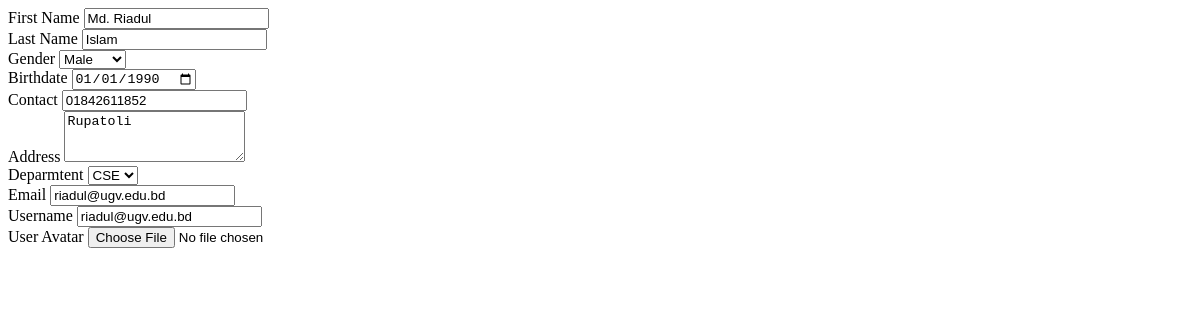
Before: /manage_faculty/18 (signed in) with the older database file.
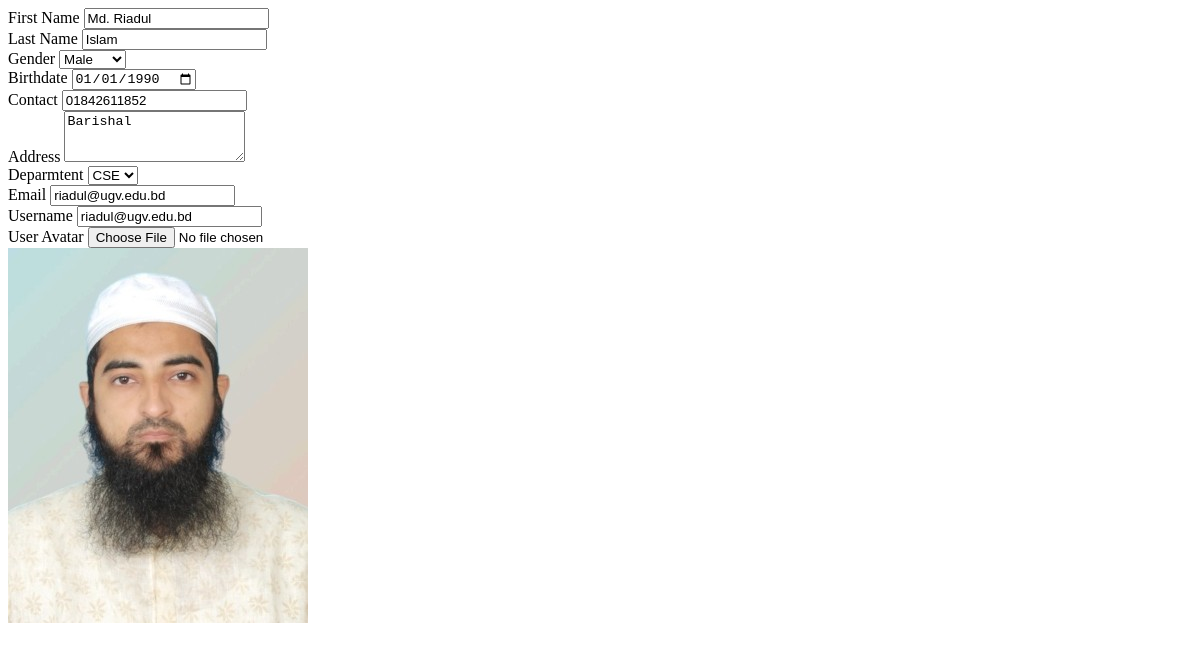
After: the same page with the newer database file.
### attendance/models.py (models this page shows, shortened)
class UserProfile(models.Model):
    user = models.OneToOneField(User, on_delete=models.CASCADE,related_name='profile')
    contact = models.CharField(max_length=250)
    dob = models.DateField(blank=True, null = True)
    address = models.TextField(blank=True, null = True)
    avatar = models.ImageField(blank=True, null = True, upload_to= 'images/')
    user_type = models.IntegerField(default = 2)
    gender = models.CharField(max_length=100, choices=[('Male','Male'),('Female','Female')], blank=True, null= True)
    department = models.ForeignKey(Department, on_delete=models.CASCADE, blank= True, null = True)

### attendance/views.py (the view)
# urls.py: path('manage_faculty',views.manage_faculty,name='manage-faculty-modal'),
@login_required
def manage_faculty(request,pk=None):
    if pk == None:
        faculty = {}
        department = Department.objects.filter(status=1).all()
    elif pk > 0:
        faculty = UserProfile.objects.filter(id=pk).first()
        department = Department.objects.filter(Q(status=1) or Q(id = faculty.id)).all()
    else:
        department = Department.objects.filter(status=1).all()
        faculty = {}
    context['page_title'] = "Manage Faculty"
    context['departments'] = department
    context['faculty'] = faculty
    return render(request, 'manage_faculty.html',context)

### attendance/models.py (called while the page is built)
    def __str__(self):
        return self.name

### attendance/templates/manage_faculty.html (shortened to what the changed rows need)
<div class="container-fluid">
    <form action=" " id="faculty-form">
        <div class="row">
            <div class="col-md-6">
                <div class="form-group mb-3">
                    <label for="first_name" class="control-label">First Name</label>
                    <input type="text" class="form-control rounded-0" name="first_name" id="first_name" value="{{ faculty.user.first_name }}" required="required">
                </div>
                <div class="form-group mb-3">
                    <label for="last_name" class="control-label">Last Name</label>
                    <input type="text" class="form-control rounded-0" name="last_name" id="last_name" value="{{ faculty.user.last_name }}" required="required">
                </div>
                <div class="form-group mb-3">
                    <label for="gender" class="control-label">Gender</label>
                    <select name="gender" id="gender" class="form-select rounded-0" required>
                        {% if faculty.gender == 'Male' %}
                        <option selected>Male</option>
                        {% else %}
                        <option>Male</option>
                        {% endif %}
                    </select>
                </div>
                <div class="form-group mb-3">
                    <label for="dob" class="control-label">Birthdate</label>
                    <input type="date" class="form-control rounded-0" name="dob" id="dob" value="{{ faculty.dob|date:'Y-m-d' }}" required="required">
                </div>
                <div class="form-group mb-3">
                    <label for="contact" class="control-label">Contact</label>
                    <input type="text" class="form-control rounded-0" name="contact" id="contact" value="{{ faculty.contact }}" required="required">
                </div>
                <div class="form-group mb-3">
                    <label for="address" class="control-label">Address</label>
                    <textarea rows="3" class="form-control rounded-0" name="address" id="address" required="required">{{ faculty.address }}</textarea>
                </div>
            </div>
            <div class="col-md-6">
                <div class="form-group mb-3">
                    <label for="email" class="control-label">Email</label>
                    <input type="email" class="form-control rounded-0" name="email" id="email" value="{{ faculty.user.email }}" required="required">
                </div>
                <div class="form-group mb-3">
                    <label for="username" class="control-label">Username</label>
                    <input type="text" class="form-control rounded-0" name="username" id="username" value="{{ faculty.user.username }}" required="required">
                </div>
                <div class="form-group mb-3">
                    <label for="avatar" class="control-label">User Avatar</label>
                    <input type="file" class="form-control rounded-0" name="avatar" id="avatar" onchange="DisplayImage(this)" accept="images/*" {% if not faculty.id %}required="required" {% endif %}>
                </div>
                <div class="form-group mb-3 text-center">
                    <img src="{% if faculty.avatar %}{{ faculty.avatar.url }}{% else %}{{ MEDIA_URL }}default/default-icon.png{% endif %}" class="img-fluid img-thumbnail bg-gradient bg-dark w-100" id="user-avatar-modal" alt="">
                </div>
            </div>
        </div>
    </form>
</div>

Changed rows visible on the page:
changed UserProfile "Male": address "Rupatoli" → "Barishal"; avatar: picture added
